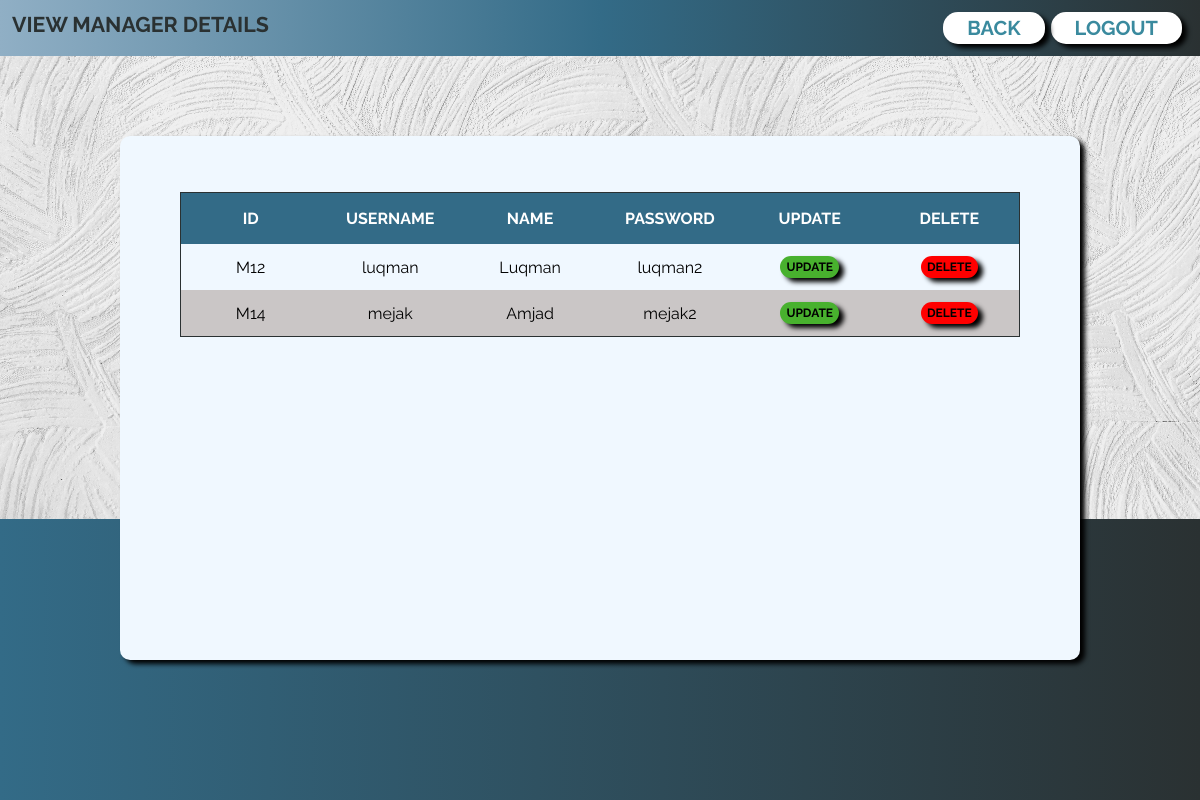
The page /View/view_manager.php (signed in) on the database its author committed.
### tables this page shows
CREATE TABLE `manager` (
  `id` varchar(10) NOT NULL,
  `username` varchar(15) DEFAULT NULL,
  `password` varchar(20) DEFAULT NULL,
  `level` int(1) DEFAULT NULL,
  `name` varchar(30) DEFAULT NULL
);

### View/view_manager.php (the view, shortened to what this page needs)
<?php
if ($_SESSION["LEVEL"] == 1) {
?>
<html>
<head><title>Viewing Manager Data</title><head>
<link rel="stylesheet" href="../style-main.css">
<body>
<div class="container-main">
	<div class="header">
    	<ul>
			<li>View Manager Details</li>
			<li style="float:right"><a href="../Start/logout.php" class="btn">LOGOUT</a></li>
			<li style="float:right"><a href="../Form/manage_user.php" class="btn">back</a></li>
	  	</ul>
	</div>
  	<div class="footer"></div>
	<?php
	    require ("../Database/config.php");
	    $sql = "SELECT * FROM Manager";
		$result = mysqli_query($conn, $sql);
		if (mysqli_num_rows($result) > 0) {
	?>
	<div class="view-table">
	<table class="table">
		<tr>
			<th>ID</th>
			<th>username</th>
			<th>Name</th>
			<th>Password</th>
			<th>Update</th>
			<th>Delete</th>
		</tr>
		<?php
			while($rows = mysqli_fetch_assoc($result)) {
		?>
	     <tr>
		 	<td><?php echo $rows['id']; ?></td>
			<td><?php echo $rows['username']; ?></td>
			<td><?php echo $rows['name']; ?></td>
			<td><?php echo $rows['password']; ?></td>
			<td> <a class="btn_green" href="../Update/update_manager_form.php?id=<?php echo $rows['id']; ?>">Update</a> </td>
			<td> <a class="btn_red" href="../Database/delete_manager.php?id=<?php echo $rows['id']; ?>">Delete</a> </td>
		</tr>
		<?php }
		} else {
			echo "<h3>There are no records to show</h3>";
			}
	   ?>
	    </table>
 	<?php
	} else if ($_SESSION["LEVEL"] != 1) {
	echo "<p>Wrong User Level! You are not authorized to view this page</p>";
	echo "<p><a href='../Start/main.php'>Back to main page</a></p>";
	echo "<p><a href='../Start/logout.php'>LOGOUT</a></p>";
   }
  ?>
	</div>
	</div>
</body>
</html>

### style-main.css (style rules this page uses)
body { margin: 0; min-height: 100vh; text-align: center; }
.container-main { display: grid; grid-template-columns: 0.6fr 1.2fr 1.2fr 1.2fr 1.2fr 0.6fr; grid-template-rows: 0.4fr 2.3fr 1fr 1fr 1fr; grid-auto-flow: row; width: 100%; height: 100%; }
.header { grid-area: 1 / 1 / 2 / 7; background:linear-gradient(to right,#90AFC5,#336B87,#2A3132); }
ul { list-style-type: none; margin: 0.5vh; padding: 1vh; overflow: hidden; color: #2A3132; font-family: 'Raleway', sans-serif; }
li { float: left; font-size: 2.67vh; text-transform: uppercase; font-weight: bold; }
li a { margin-right: 0.5vw; }
.footer { grid-area: 4 / 1 / 6 / 7; background:linear-gradient(to right,#336B87 ,#2A3132 ); }
.btn { box-shadow:5px 4px 5px 0px black; background-color:white; border-radius:15px; display:inline-block; cursor:pointer; color:#3a8a9e; font-size: 2.5vh; padding:0.5vh 2vw; text-decoration:none; text-transform: uppercase; font-family:'Raleway', sans-serif ; }
.view-table { grid-area: 2 / 2 / 5 / 6; background-color: aliceblue; margin-top: 10vh; padding: 2vh 5vw 10vh 5vw; border-radius: 10px; box-shadow:5px 4px 5px 0px black; font-family: 'Raleway', sans-serif; font-size: 3vh; overflow: auto; }
.table { width: 100%; margin-top: 5vh; border-collapse: collapse; table-layout: fixed; border-radius: 20px; border: 1px solid #2A3132; }
.table td { text-align: center; padding: 1.5vh; overflow: auto; }
.table th { background-color:#336B87; color: white; font-weight: bold; padding: 2vh; text-transform: uppercase; }
.table tr:nth-child(odd) { background-color: #cac6c6; }
.btn_green { box-shadow:5px 4px 5px 0px black; background-color:#48b12e; border-radius:15px; display:inline-block; cursor:pointer; color:black; font-weight: bold; font-size: 1.5vh; padding:0.5vh 0.5vw; text-decoration:none; text-transform: uppercase; font-family:'Raleway', sans-serif ; }
.btn_red { box-shadow:5px 4px 5px 0px black; background-color:red; border-radius:15px; display:inline-block; cursor:pointer; color:black; font-weight: bold; font-size: 1.5vh; padding:0.5vh 0.5vw; text-decoration:none; text-transform: uppercase; font-family:'Raleway', sans-serif ; }

### rows shown on the page
manager: id "M12", username "luqman", name "Luqman", password "luqman2"
manager: id "M14", username "mejak", name "Amjad", password "mejak2"
